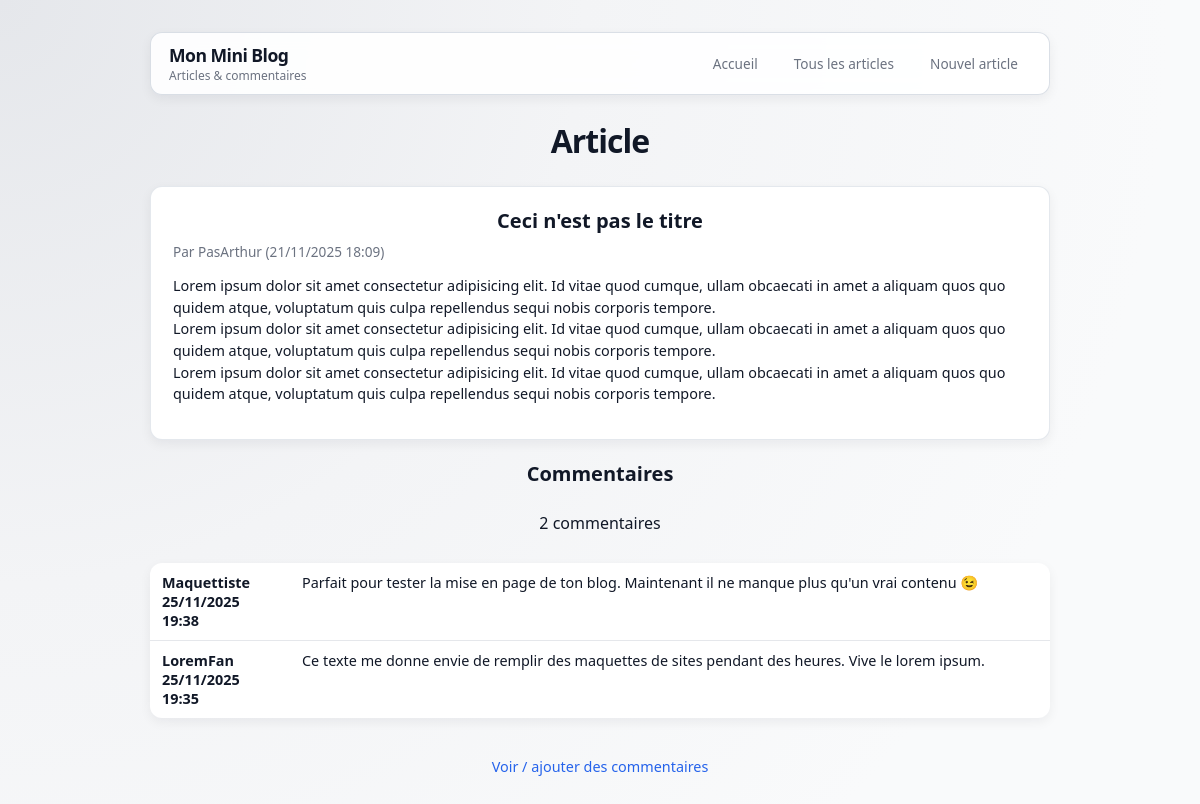
The app's page /blog6/afficher.php?id=5 with its own data.
### tables this page shows
CREATE TABLE `article` (
  `id` int(10) UNSIGNED NOT NULL,
  `auteur` varchar(50) DEFAULT NULL,
  `titre` varchar(150) NOT NULL,
  `texte` mediumtext NOT NULL,
  `date` int(11) DEFAULT NULL
);

CREATE TABLE commentaire (
  id INT UNSIGNED NOT NULL AUTO_INCREMENT PRIMARY KEY,
  pseudo VARCHAR(50) NOT NULL,
  email VARCHAR(100) NOT NULL,
  texte TEXT NOT NULL,
  date INT NOT NULL
);

### blog6/afficher.php (the view, shortened to what this page needs)
<?php
require_once 'config.php';
$id = isset($_GET['id']) ? (int) $_GET['id'] : 0;
$article = null;
$result_commentaires = null;
$nb_commentaires = 0;
if ($id > 0) {
    $sql = "SELECT id, auteur, titre, texte, `date` FROM article WHERE id = $id";
    $result_article = mysqli_query($conn, $sql);
    if ($result_article && mysqli_num_rows($result_article) === 1) {
        $article = mysqli_fetch_assoc($result_article);
        $sql_comm = "SELECT pseudo, texte, date FROM commentaire WHERE id_article = $id ORDER BY date DESC";
        $result_commentaires = mysqli_query($conn, $sql_comm);
        if ($result_commentaires) {
            $nb_commentaires = mysqli_num_rows($result_commentaires);
        }
    }
}
?>
<!DOCTYPE html>
<html lang="fr">
<head>
    <link rel="stylesheet" href="styles.css">
</head>
<body>
    <?php include 'header.php'; ?>
    <h1>Article</h1>
    <?php if ($id <= 0): ?>
        <p>Aucun article spécifié.</p>
    <?php elseif (!$article): ?>
        <p>Article introuvable.</p>
    <?php else: ?>
        <?php
        $titre = htmlspecialchars($article['titre'], ENT_QUOTES, 'UTF-8');
        $auteur = htmlspecialchars($article['auteur'], ENT_QUOTES, 'UTF-8');
        $timestamp = (int) $article['date'];
        $date_affichee = $timestamp > 0 ? date('d/m/Y H:i', $timestamp) : '';
        $texte = nl2br(htmlspecialchars($article['texte'], ENT_QUOTES, 'UTF-8'));
        ?>
        <article>
            <h2><?php echo $titre; ?></h2>
            <p>
                <?php
                if ($auteur !== '') {
                    echo 'Par ' . $auteur . ' ';
                }
                if ($date_affichee !== '') {
                    echo '(' . $date_affichee . ')';
                }
                ?>
            </p>
            <p><?php echo $texte; ?></p>
        </article>
        <h2>Commentaires</h2>
        <?php
        if ($nb_commentaires > 0) {
            echo '<p>' . $nb_commentaires . ' commentaire';
            if ($nb_commentaires > 1) {
                echo 's';
            }
            echo '</p>';
            echo '<table>';
            while ($row = mysqli_fetch_assoc($result_commentaires)) {
                $pseudo = htmlspecialchars($row['pseudo'], ENT_QUOTES, 'UTF-8');
                $texte_comm = nl2br(htmlspecialchars($row['texte'], ENT_QUOTES, 'UTF-8'));
                $ts = (int) $row['date'];
                $date_comm = $ts > 0 ? date('d/m/Y H:i', $ts) : '';
                echo '<tr>';
                echo '<td class="col-nom">' . $pseudo . '<br>' . $date_comm . '</td>';
                echo '<td>' . $texte_comm . '</td>';
                echo '</tr>';
            }
            echo '</table>';
        } else {
            echo '<p>Aucun commentaire.</p>';
        }
        ?>
        <p><a href="commentaire.php?id_article=<?php echo $id; ?>">Voir / ajouter des commentaires</a></p>
    <?php endif; ?>
</body>
</html>

### blog6/styles.css (style rules this page uses)
:root { --bg: #f3f4f6; --bg-strong: #e5e7eb; --surface: #ffffff; --surface-soft: #f9fafb; --border-subtle: #e5e7eb; --border-strong: #d1d5db; --text-main: #111827; --text-muted: #6b7280; --primary: #2563eb; --primary-soft: #dbeafe; --primary-strong: #1d4ed8; --accent: #10b981; --danger: #dc2626; --radius-lg: 12px; --radius-md: 8px; --shadow-soft: 0 12px 30px rgba(15, 23, 42, 0.12); --shadow-subtle: 0 4px 12px rgba(15, 23, 42, 0.06); --transition-fast: 150ms ease-out; --transition-med: 220ms ease-out; }
*, *::before, *::after { box-sizing: border-box; }
html { scroll-behavior: smooth; }
body { margin: 0; min-height: 100vh; font-family: system-ui, -apple-system, BlinkMacSystemFont, "Segoe UI", sans-serif; background: radial-gradient(circle at top left, var(--bg-strong), var(--bg) 40%, var(--surface-soft) 80%); color: var(--text-main); display: flex; flex-direction: column; align-items: center; padding: 32px 16px 40px; }
body > * { width: 100%; max-width: 900px; }
h1, h2 { text-align: center; }
h1 { font-size: 2rem; margin: 0 0 1.5rem; letter-spacing: -0.03em; }
h2 { font-size: 1.25rem; margin-top: 0; margin-bottom: 0.5rem; }
body > p { text-align: center; }
a { color: var(--primary); text-decoration: none; transition: color var(--transition-fast); }
body > p > a { font-size: 0.9rem; }
article { display: block; background: var(--surface); border-radius: var(--radius-lg); padding: 20px 22px; margin-bottom: 20px; box-shadow: var(--shadow-subtle); border: 1px solid rgba(148, 163, 184, 0.25); transition: transform var(--transition-fast), box-shadow var(--transition-fast), border-color var(--transition-fast), background var(--transition-fast); text-align: left; }
article p:first-of-type { font-size: 0.85rem; color: var(--text-muted); margin-top: 0.1rem; margin-bottom: 0.8rem; }
article p + p { line-height: 1.5; }
article p:last-of-type { margin-top: 0.8rem; font-size: 0.9rem; }
p { line-height: 1.5; }
table { width: 100%; border-collapse: collapse; background: var(--surface); border-radius: var(--radius-lg); overflow: hidden; box-shadow: var(--shadow-subtle); margin: 12px auto 20px; text-align: left; }
td { padding: 10px 12px; border-bottom: 1px solid var(--border-subtle); vertical-align: top; font-size: 0.9rem; }
tr:last-child td { border-bottom: none; }
.col-nom { width: 140px; font-weight: 600; color: var(--text-main); }
.reveal { opacity: 0; transform: translateY(8px); transition: opacity 300ms ease-out, transform 300ms ease-out; }
.reveal.is-visible { opacity: 1; transform: translateY(0); }
.reveal-delay-1 { transition-delay: 80ms; }
.reveal-delay-2 { transition-delay: 140ms; }
.reveal-delay-3 { transition-delay: 200ms; }

### records on screen
article: titre "Ceci n'est pas le titre", auteur "PasArthur", date "21/11/2025 18:09", texte "Lorem ipsum dolor sit amet consectetur adipisicing elit. Id vitae quod cumque, ullam obcaecati in amet a aliquam quos quo quidem atque, voluptatum quis culpa repellendus sequi nobis corporis tempore. Lorem ipsum dolor sit amet consectetur adipisicing elit. Id vitae quod cumque, ullam obcaecati in amet a aliquam quos quo quidem atque, voluptatum quis culpa repellendus sequi nobis corporis tempore. Lorem ipsum dolor sit amet consectetur adipisicing elit. Id vitae quod cumque, ullam obcaecati in amet a aliquam quos quo quidem atque, voluptatum quis culpa repellendus sequi nobis corporis tempore."
commentaire: pseudo "Maquettiste", date "25/11/2025 19:38", texte "Parfait pour tester la mise en page de ton blog. Maintenant il ne manque plus qu'un vrai contenu 😉"
commentaire: pseudo "LoremFan", date "25/11/2025 19:35", texte "Ce texte me donne envie de remplir des maquettes de sites pendant des heures. Vive le lorem ipsum."

### other values on screen
$nb_commentaires "2"
